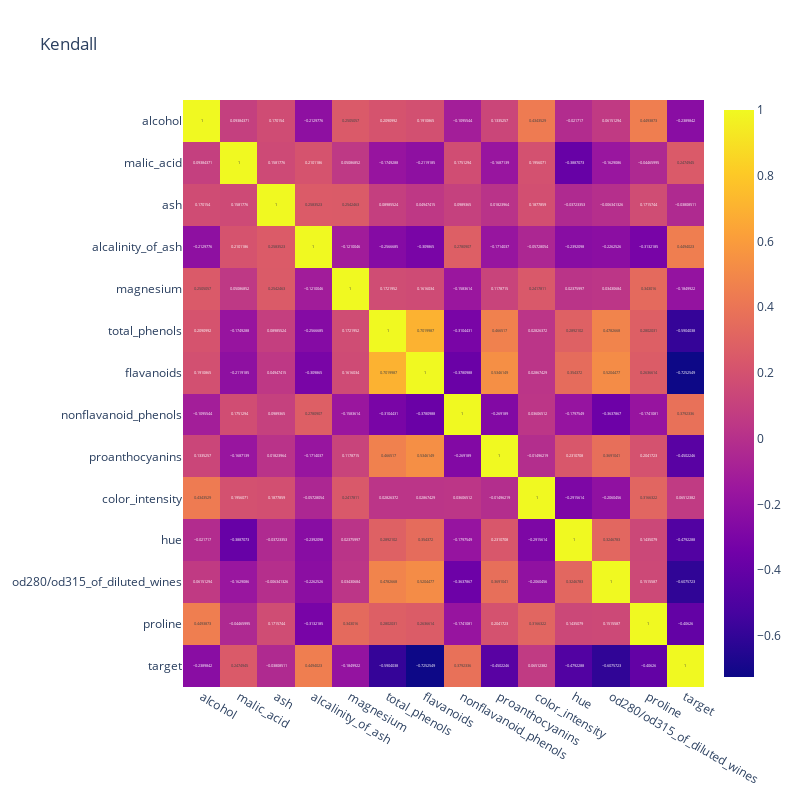

This figure's notebook cell:
### Code cell
fig = px.imshow(data.corr(method='kendall'),text_auto=True,height=800,width=800,aspect='auto', title='Kendall')
fig.show()

### Figure 1 — Plotly figure (JSON) as saved in the notebook; plotly's stock layout.template omitted (floating-point values rounded to 4 significant figures; data arrays with more than 128 entries replaced by an {"elided": "..."} marker saying what was removed)
{"data": [{"coloraxis": "coloraxis", "hovertemplate": "x: %{x}<br>y: %{y}<br>color: %{z}<extra></extra>", "name": "0", "texttemplate": "%{z}", "type": "heatmap", "x": ["alcohol", "malic_acid", "ash", "alcalinity_of_ash", "magnesium", "total_phenols", "flavanoids", "nonflavanoid_phenols", "proanthocyanins", "color_intensity", "hue", "od280/od315_of_diluted_wines", "proline", "target"], "xaxis": "x", "y": ["alcohol", "malic_acid", "ash", "alcalinity_of_ash", "magnesium", "total_phenols", "flavanoids", "nonflavanoid_phenols", "proanthocyanins", "color_intensity", "hue", "od280/od315_of_diluted_wines", "proline", "target"], "yaxis": "y", "z": {"elided": "14x14 float values"}}], "layout": {"coloraxis": {"colorscale": [[0, "#0d0887"], [0.1111, "#46039f"], [0.2222, "#7201a8"], [0.3333, "#9c179e"], [0.4444, "#bd3786"], [0.5556, "#d8576b"], [0.6667, "#ed7953"], [0.7778, "#fb9f3a"], [0.8889, "#fdca26"], [1, "#f0f921"]]}, "height": 800, "title": {"text": "Kendall"}, "width": 800, "xaxis": {"anchor": "y", "domain": [0, 1]}, "yaxis": {"anchor": "x", "autorange": "reversed", "domain": [0, 1]}}}
